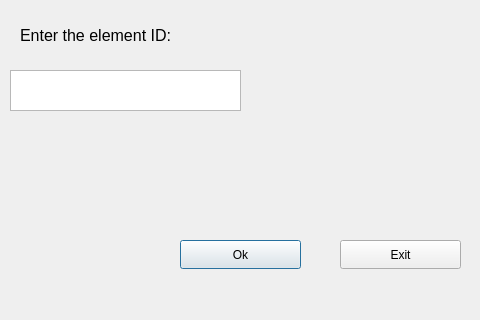
<?xml version="1.0" encoding="UTF-8"?>
<ui version="4.0">
 <class>SearchElementWindow</class>
 <widget class="QDialog" name="SearchElementWindow">
  <property name="geometry">
   <rect>
    <x>0</x>
    <y>0</y>
    <width>480</width>
    <height>320</height>
   </rect>
  </property>
  <property name="windowTitle">
   <string>Find element</string>
  </property>
  <widget class="QPlainTextEdit" name="plainTextEdit">
   <property name="geometry">
    <rect>
     <x>10</x>
     <y>70</y>
     <width>231</width>
     <height>41</height>
    </rect>
   </property>
   <property name="font">
    <font>
     <pointsize>12</pointsize>
    </font>
   </property>
  </widget>
  <widget class="QLabel" name="label">
   <property name="geometry">
    <rect>
     <x>20</x>
     <y>20</y>
     <width>181</width>
     <height>31</height>
    </rect>
   </property>
   <property name="font">
    <font>
     <pointsize>12</pointsize>
    </font>
   </property>
   <property name="text">
    <string>Enter the element ID:</string>
   </property>
  </widget>
  <widget class="QPushButton" name="okButton">
   <property name="geometry">
    <rect>
     <x>180</x>
     <y>240</y>
     <width>121</width>
     <height>29</height>
    </rect>
   </property>
   <property name="text">
    <string>Ok</string>
   </property>
  </widget>
  <widget class="QPushButton" name="exitButton">
   <property name="geometry">
    <rect>
     <x>340</x>
     <y>240</y>
     <width>121</width>
     <height>29</height>
    </rect>
   </property>
   <property name="text">
    <string>Exit</string>
   </property>
  </widget>
 </widget>
 <resources/>
 <connections/>
</ui>
